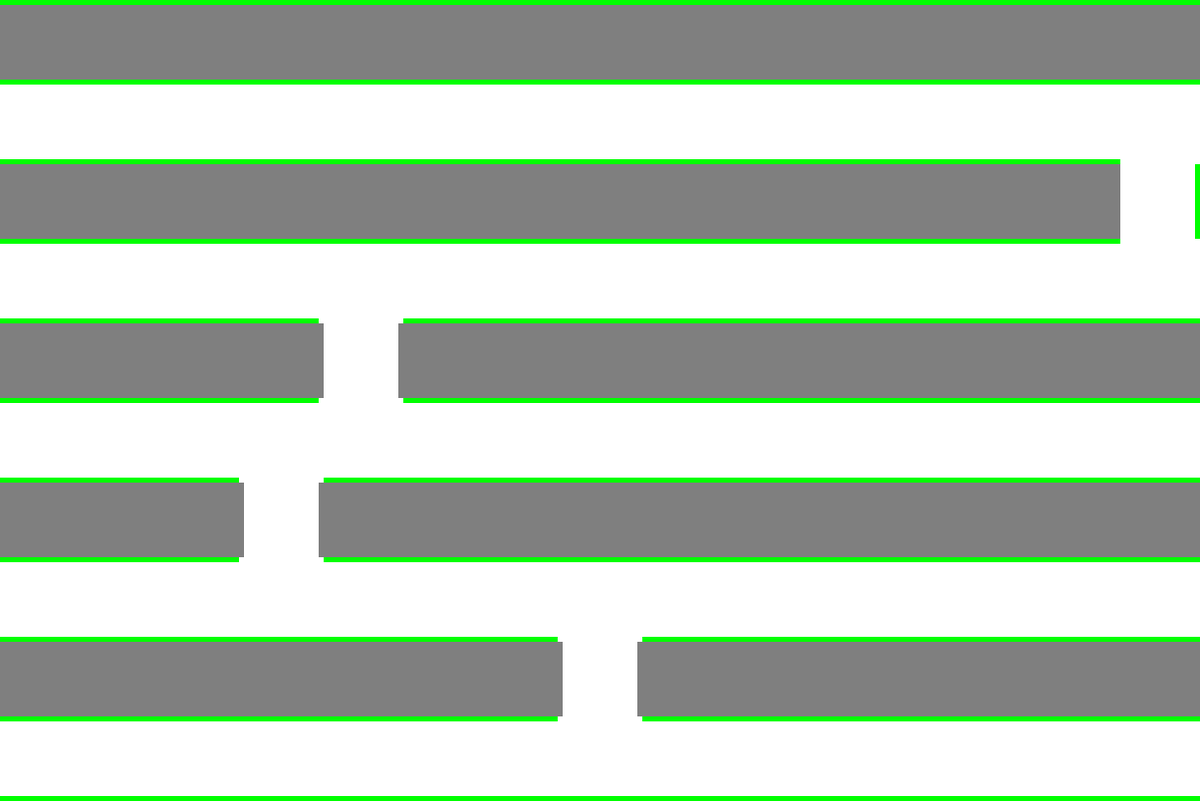
Frame 1 (no input)
Frame 60 (the mouse pressed at the canvas centre just before this capture): identical to frame 1, image omitted
Frame 120 (the mouse held since frame 60 and released just before this capture): identical to frame 1, image omitted

The Processing sketch that drew this single still picture (run headless with seeded random() and noise(); from frame 60 on, the mouse is pressed at the canvas centre):

// Processing sketch: City_Generator
// ── City_Generator.pde
int Rows = 10;
int Cols = 15;
float Spacing;
Cell[][] City;

void setup() {
  size(1205, 805);
  Spacing = (width-5)/Cols;
  GenerateCity();
}

void draw() {
  background(0, 255, 0);
  for (int i = 0; i < Cols; i++) {
    for (int j = 0; j < Rows; j++) {
      if (City[i][j] != null) {
        City[i][j].Show();
      }
    }
  }
}




void GenerateCity() {
  City = new Cell[Cols][Rows];
  for (int i = 0; i < Cols; i++) {
    for (int j = 0; j < Rows; j++) {
      if (j % 2 == 0) {
        City[i][j] = new Building(i, j, Spacing, Spacing, 127);
      } else {
        City[i][j] = new Road(i, j, Spacing, Spacing, 255);
      }
    }
  }
  City[14][2] = new Road(14, 2, Spacing, Spacing, 255);
  City[4][4] = new Road(4, 4, Spacing, Spacing, 255);
  City[3][6] = new Road(3, 6, Spacing, Spacing, 255);
  City[7][8] = new Road(7, 8, Spacing, Spacing, 255); 
  for (int i = 0; i < Cols; i++) {
    for (int j = 0; j < Rows; j++) {
      if (!City[i][j].Merged) {
        City[i][j].Merge();
      }
    }
  }
}



void mousePressed() {
  int XPos = floor(mouseX/Spacing);
  int YPos = floor(mouseY/Spacing);
  if (mouseButton == LEFT) {
    City[XPos][YPos] = new Building(XPos, YPos, Spacing, Spacing, 127);
  } else if (mouseButton == RIGHT) {
    City[XPos][YPos] = new Road(XPos, YPos, Spacing, Spacing, 255);
  }
  City[XPos][YPos].Merge();
}

void mouseDragged() {
  int XPos = floor(mouseX/Spacing);
  int YPos = floor(mouseY/Spacing);
  if (YPos > 0 && XPos > 0 && YPos < Rows-1 && XPos < Cols-1) {
    if (mouseButton == LEFT) {
      City[XPos][YPos] = new Building(XPos, YPos, Spacing, Spacing, 127);
    } else if (mouseButton == RIGHT) {
      City[XPos][YPos] = new Road(XPos, YPos, Spacing, Spacing, 255);
    }
    City[XPos][YPos].Merge();
  }
}

// ── Cell_Class.pde
class Cell {
  PVector Position;
  PVector Pos;
  float Width;
  float Height;
  float Size;
  color Colour;
  boolean Merged = false;
  Cell(float i, float j, float w, float h, color colour) {
    Pos = new PVector(i, j);
    Position = new PVector(i*Spacing, j*Spacing);
    Width = w;
    Height = h;
    Size = 5;
    Colour = colour;
  }

  void Show() {
    noStroke();
    fill(Colour);
    rect(Position.x+Size, Position.y+Size, Width-Size, Height-Size);
  }

  void Merge() {
    ArrayList<Cell> ToAdd = new ArrayList<Cell>();
    Merged = true;
    boolean Top = false;
    boolean Left = false;
    boolean Bottom = false;
    boolean Right = false;

    if (Pos.x != 0) {
      if (City[int(Pos.x)-1][int(Pos.y)].Colour == Colour) {
        ToAdd.add(City[int(Pos.x)-1][int(Pos.y)]);
        Right = true;
      }
    }
    if (Pos.y != 0) {
      if (City[int(Pos.x)][int(Pos.y)-1].Colour == Colour) {
        ToAdd.add(City[int(Pos.x)][int(Pos.y)-1]);
        Top = true;
      }
    }
    if (Pos.y != Rows-1) {
      if (City[int(Pos.x)][int(Pos.y)+1].Colour == Colour) {
        ToAdd.add(City[int(Pos.x)][int(Pos.y)+1]);
        Bottom = true;
      }
    }
    if (Pos.x != Cols-1) {
      if (City[int(Pos.x)+1][int(Pos.y)].Colour == Colour) {
        ToAdd.add(City[int(Pos.x)+1][int(Pos.y)]);
        Left = true;
      }
    }

    if (Right) {
      Width += 5;
    }
    if (Top) {
      Position.y -= 5;
      Height += 5;
    } if (Left) {
      Position.x -= 5;
      Width += 5;
    } if (Bottom) {
      Height += 5;
    }

    for (Cell Current : ToAdd) {
      if (Current.Merged != true) {
        Current.Merge();
      }
    }
  }
}



class Building extends Cell {
  Building(float i, float j, float w, float h, color Colour) {
    super(i, j, w, h, Colour);
  }
}

class Road extends Cell {
  Road(float i, float j, float w, float h, color Colour) {
    super(i, j, w, h, Colour);
  }
}
